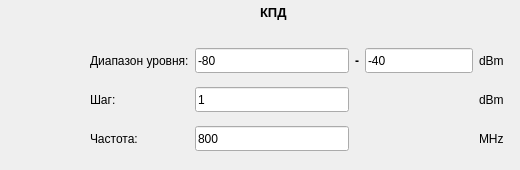
           <widget class="QWidget" name="EFF_2">
            <attribute name="title">
             <string>КПД</string>
            </attribute>
            <widget class="QLabel" name="TST_POC_nameLabel_9">
             <property name="geometry">
              <rect>
               <x>260</x>
               <y>0</y>
               <width>31</width>
               <height>25</height>
              </rect>
             </property>
             <property name="minimumSize">
              <size>
               <width>0</width>
               <height>25</height>
              </size>
             </property>
             <property name="maximumSize">
              <size>
               <width>16777215</width>
               <height>25</height>
              </size>
             </property>
             <property name="font">
              <font>
               <family>Arial</family>
               <pointsize>10</pointsize>
               <weight>75</weight>
               <bold>true</bold>
              </font>
             </property>
             <property name="text">
              <string>КПД</string>
             </property>
            </widget>
            <widget class="QWidget" name="layoutWidget_24">
             <property name="geometry">
              <rect>
               <x>90</x>
               <y>40</y>
               <width>421</width>
               <height>121</height>
              </rect>
             </property>
             <layout class="QGridLayout" name="gridLayout_10">
              <item row="0" column="6">
               <widget class="QLabel" name="TST_POC_levelUnit_6">
                <property name="minimumSize">
                 <size>
                  <width>0</width>
                  <height>25</height>
                 </size>
                </property>
                <property name="maximumSize">
                 <size>
                  <width>16777215</width>
                  <height>25</height>
                 </size>
                </property>
                <property name="text">
                 <string>dBm  </string>
                </property>
               </widget>
              </item>
              <item row="0" column="2">
               <widget class="QLineEdit" name="TST_EFF_levelBeginLineEdit">
                <property name="minimumSize">
                 <size>
                  <width>0</width>
                  <height>25</height>
                 </size>
                </property>
                <property name="maximumSize">
                 <size>
                  <width>16777215</width>
                  <height>25</height>
                 </size>
                </property>
                <property name="text">
                 <string>-80</string>
                </property>
               </widget>
              </item>
              <item row="0" column="4" colspan="2">
               <widget class="QLineEdit" name="TST_EFF_levelEndLineEdit">
                <property name="minimumSize">
                 <size>
                  <width>0</width>
                  <height>25</height>
                 </size>
                </property>
                <property name="maximumSize">
                 <size>
                  <width>16777215</width>
                  <height>25</height>
                 </size>
                </property>
                <property name="text">
                 <string>-40</string>
                </property>
               </widget>
              </item>
              <item row="2" column="6">
               <widget class="QLabel" name="TST_GAIN_levelUnit_6">
                <property name="minimumSize">
                 <size>
                  <width>0</width>
                  <height>25</height>
                 </size>
                </property>
                <property name="maximumSize">
                 <size>
                  <width>16777215</width>
                  <height>25</height>
                 </size>
                </property>
                <property name="text">
                 <string>MHz</string>
                </property>
               </widget>
              </item>
              <item row="1" column="6">
               <widget class="QLabel" name="TST_POC_stepUnit_8">
                <property name="minimumSize">
                 <size>
                  <width>0</width>
                  <height>25</height>
                 </size>
                </property>
                <property name="maximumSize">
                 <size>
                  <width>16777215</width>
                  <height>25</height>
                 </size>
                </property>
                <property name="text">
                 <string>dBm  </string>
                </property>
               </widget>
              </item>
              <item row="0" column="0" colspan="2">
               <widget class="QLabel" name="TST_POC_levelLabel_6">
                <property name="minimumSize">
                 <size>
                  <width>0</width>
                  <height>25</height>
                 </size>
                </property>
                <property name="maximumSize">
                 <size>
                  <width>16777215</width>
                  <height>25</height>
                 </size>
                </property>
                <property name="text">
                 <string>Диапазон уровня:</string>
                </property>
               </widget>
              </item>
              <item row="0" column="3">
               <widget class="QLabel" name="label_29">
                <property name="minimumSize">
                 <size>
                  <width>0</width>
                  <height>25</height>
                 </size>
                </property>
                <property name="maximumSize">
                 <size>
                  <width>16777215</width>
                  <height>25</height>
                 </size>
                </property>
                <property name="font">
                 <font>
                  <weight>75</weight>
                  <bold>true</bold>
                 </font>
                </property>
                <property name="text">
                 <string>-</string>
                </property>
               </widget>
              </item>
              <item row="1" column="0" colspan="2">
               <widget class="QLabel" name="TST_POC_stepLabel_8">
                <property name="minimumSize">
                 <size>
                  <width>0</width>
                  <height>25</height>
                 </size>
                </property>
                <property name="maximumSize">
                 <size>
                  <width>16777215</width>
                  <height>25</height>
                 </size>
                </property>
                <property name="text">
                 <string>Шаг:       </string>
                </property>
               </widget>
              </item>
              <item row="2" column="0" colspan="2">
               <widget class="QLabel" name="TST_GAIN_levelLabel_6">
                <property name="minimumSize">
                 <size>
                  <width>0</width>
                  <height>25</height>
                 </size>
                </property>
                <property name="maximumSize">
                 <size>
                  <width>16777215</width>
                  <height>25</height>
                 </size>
                </property>
                <property name="text">
                 <string>Частота:</string>
                </property>
               </widget>
              </item>
              <item row="1" column="2">
               <widget class="QLineEdit" name="TST_EFF_stepLineEdit">
                <property name="minimumSize">
                 <size>
                  <width>0</width>
                  <height>25</height>
                 </size>
                </property>
                <property name="maximumSize">
                 <size>
                  <width>16777215</width>
                  <height>25</height>
                 </size>
                </property>
                <property name="text">
                 <string>1</string>
                </property>
               </widget>
              </item>
              <item row="2" column="2">
               <widget class="QLineEdit" name="TST_EFF_freqLineEdit">
                <property name="minimumSize">
                 <size>
                  <width>0</width>
                  <height>25</height>
                 </size>
                </property>
                <property name="maximumSize">
                 <size>
                  <width>16777215</width>
                  <height>25</height>
                 </size>
                </property>
                <property name="text">
                 <string>800</string>
                </property>
               </widget>
              </item>
             </layout>
            </widget>
           </widget>
